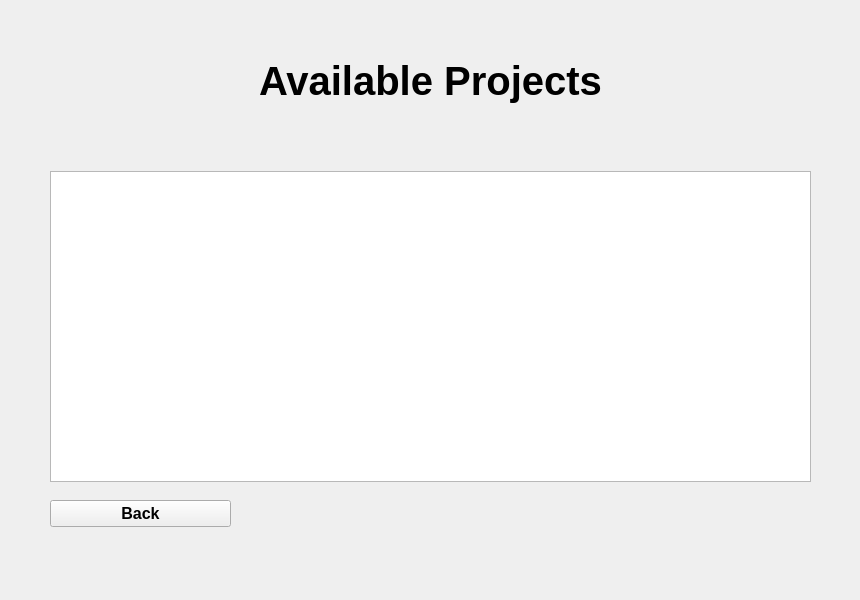
<?xml version="1.0" encoding="UTF-8"?>
<ui version="4.0">
 <class>StudentProjectsPage</class>
 <widget class="QWidget" name="StudentProjectsPage">
  <property name="geometry">
   <rect>
    <x>0</x>
    <y>0</y>
    <width>860</width>
    <height>600</height>
   </rect>
  </property>
  <property name="windowTitle">
   <string>Form</string>
  </property>
  <widget class="QPushButton" name="pushButton">
   <property name="geometry">
    <rect>
     <x>50</x>
     <y>500</y>
     <width>181</width>
     <height>27</height>
    </rect>
   </property>
   <property name="font">
    <font>
     <pointsize>12</pointsize>
     <weight>75</weight>
     <bold>true</bold>
    </font>
   </property>
   <property name="text">
    <string>Back</string>
   </property>
  </widget>
  <widget class="QWidget" name="verticalLayoutWidget_3">
   <property name="geometry">
    <rect>
     <x>10</x>
     <y>10</y>
     <width>841</width>
     <height>141</height>
    </rect>
   </property>
   <layout class="QVBoxLayout" name="verticalLayout_4">
    <item alignment="Qt::AlignHCenter">
     <widget class="QLabel" name="label_6">
      <property name="font">
       <font>
        <pointsize>30</pointsize>
        <weight>75</weight>
        <bold>true</bold>
       </font>
      </property>
      <property name="text">
       <string>Available Projects</string>
      </property>
     </widget>
    </item>
   </layout>
  </widget>
  <widget class="QTableWidget" name="projectsTable">
   <property name="geometry">
    <rect>
     <x>50</x>
     <y>171</y>
     <width>761</width>
     <height>311</height>
    </rect>
   </property>
  </widget>
 </widget>
 <resources/>
 <connections/>
</ui>
